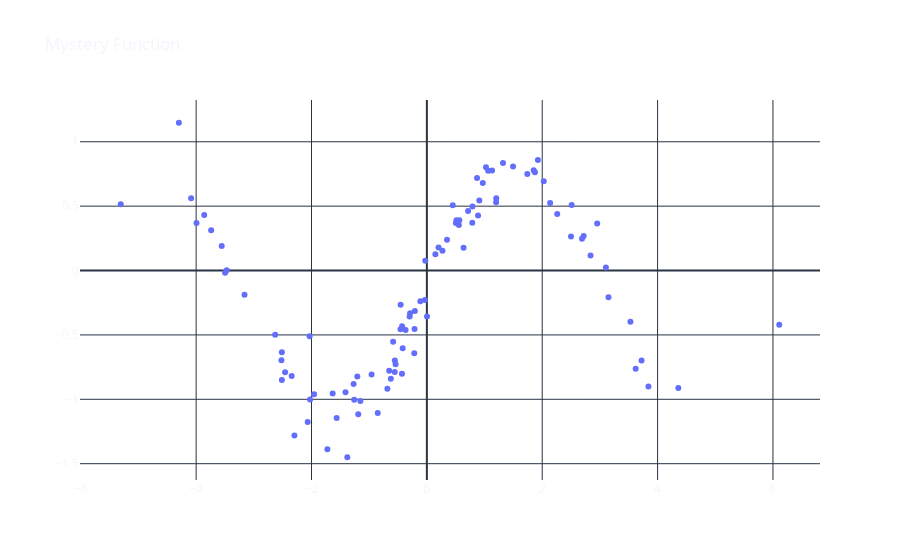

The cell this chart's notebook holds for it:
### Markdown cell above
# Implementing a `Gradient descent` algorithm from Scratch

Return to the [castle](https://github.com/Nkluge-correa/teeny-tiny_castle).

**`Gradient descent` is a popular optimization algorithm used in machine learning to minimize the cost function of a model. The cost function is a mathematical function that measures how well the model fits the training data.**

**The goal of the algorithm (_the optimizer_) is to find the set of parameters that minimize the cost function. `Gradient descent` works by iteratively adjusting the parameters of the model in the opposite direction of the gradient of the cost function with respect to the parameters.**

**There are several variations of `gradient descent`, including `batch gradient descent`, `stochastic gradient descent`, and `mini-batch gradient descent`, each with its own advantages and disadvantages depending on the problem at hand.**

![gradient-descent](https://upload.wikimedia.org/wikipedia/commons/a/a3/Gradient_descent.gif)

**In this notebook, we will implement a `gradient descent` algorithm from scratch. Let us first create an artificial dataset. For this tutorial, our data distribution is going to be a ~ `mystery function` ~.**

### Code cell
import numpy as np
import plotly.graph_objects as go

x = np.random.randn(100)*2

noise = np.random.normal(-1, 1, 100) *0.15

y = np.sin(x) + noise

fig = go.Figure(data=go.Scatter(
    x=x, y=y, mode='markers', name='Mystery Function'))

fig.update_layout(template='plotly_dark',
                  title='Mystery Function',
                  paper_bgcolor='rgba(0, 0, 0, 0)',
                  plot_bgcolor='rgba(0, 0, 0, 0)')
fig.show()

### Figure 1 — Plotly figure (JSON) as saved in the notebook; plotly's stock layout.template omitted (floating-point values rounded to 4 significant figures)
{"data": [{"mode": "markers", "name": "Mystery Function", "type": "scatter", "x": [0.4487, -1.41, 2.51, 1.2, 3.722, -0.208, -3.162, -1.724, -0.6845, 3.149, 2.26, 0.5136, 0.7146, -4.087, -0.1123, 1.873, -2.522, -0.4193, 0.7875, -1.206, 0.9091, 0.1475, -2.63, -0.8514, -1.153, -2.514, 0.5029, -0.5554, 0.5549, 1.025, -0.0276, 0.6358, 2.953, -1.956, -0.4564, 1.202, -0.03315, -0.6249, -0.2137, -2.034, -0.3693, 0.7912, 1.13, -3.498, -1.27, -0.4296, -0.4546, 3.529, -2.025, 0.9698, 0.5629, 2.689, -0.5851, 1.495, -1.564, -3.47, 1.742, -5.307, -1.379, 0.2702, 3.62, 2.026, -2.344, 0.8873, 1.852, -0.2186, -3.557, -3.74, 1.063, -1.189, -0.5567, 1.925, 6.109, 0.8702, -0.653, -0.2903, 2.499, 2.718, -4.299, -3.994, 1.319, -2.458, -3.86, 0.349, 0.002379, -1.26, 4.36, -2.296, 3.104, 2.137, 0.2024, -2.514, -0.2989, 3.841, -2.066, -0.5422, -0.4318, -1.634, 2.838, -0.9583], "y": [0.5078, -0.9449, 0.5097, 0.5313, -0.6991, -0.3139, -0.1885, -1.387, -0.9177, -0.2069, 0.4394, 0.3901, 0.4626, 0.5623, -0.2378, 0.7638, -0.6973, -0.6026, 0.3719, -0.8229, 0.5431, 0.1271, -0.4979, -1.106, -1.013, -0.6336, 0.3702, -0.699, 0.3541, 0.803, 0.0766, 0.1771, 0.3646, -0.9602, -0.4554, 0.562, -0.2292, -0.841, -0.4534, -0.5108, -0.4608, 0.4972, 0.776, -0.01782, -0.8804, -0.4318, -0.2653, -0.3971, -1.002, 0.6796, 0.3908, 0.2478, -0.5528, 0.808, -1.145, 0.002446, 0.7507, 0.5152, -1.45, 0.1541, -0.762, 0.6925, -0.8198, 0.4271, 0.7785, -0.6422, 0.1904, 0.3135, 0.7747, -1.115, -0.7872, 0.8584, -0.4214, 0.7179, -0.779, -0.331, 0.2638, 0.2679, 1.148, 0.3693, 0.8347, -0.7904, 0.4321, 0.2387, -0.3562, -1.003, -0.913, -1.281, 0.02326, 0.5248, 0.1795, -0.8498, -0.3567, -0.8999, -1.176, -0.7276, -0.8022, -0.9552, 0.1161, -0.8079]}], "layout": {"paper_bgcolor": "rgba(0, 0, 0, 0)", "plot_bgcolor": "rgba(0, 0, 0, 0)", "title": {"text": "Mystery Function"}}}
